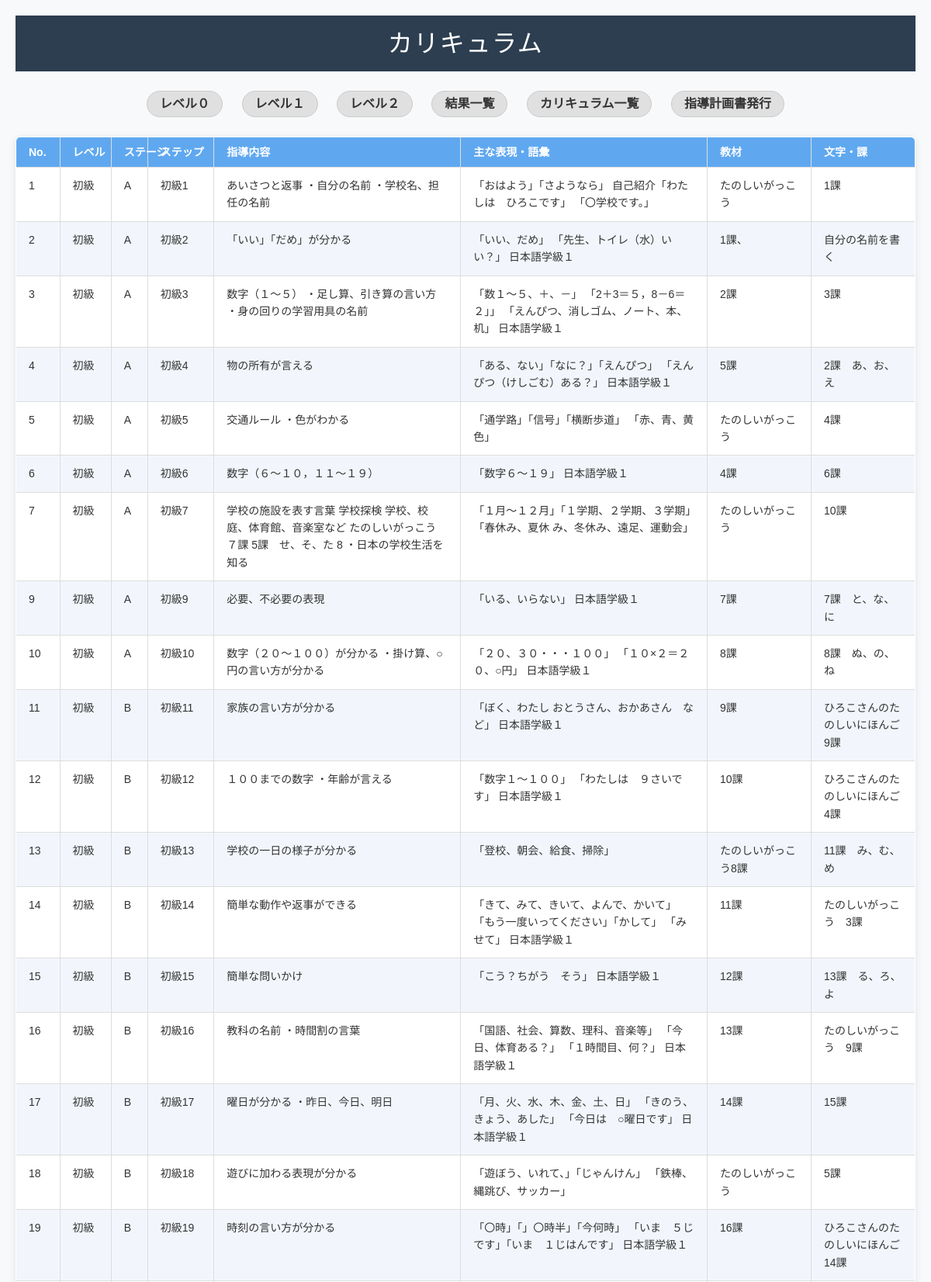
The page /curriculum.php (upper part) on the database its author committed.
### tables this page shows
CREATE TABLE `curriculum` (
  `id` int(11) NOT NULL,
  `no` int(11) DEFAULT NULL,
  `level_main` varchar(16) DEFAULT NULL,
  `level_middle` varchar(16) DEFAULT NULL,
  `level_sub` varchar(16) DEFAULT NULL,
  `instruction` text DEFAULT NULL,
  `details` text DEFAULT NULL,
  `textbook` text DEFAULT NULL,
  `characters` text DEFAULT NULL,
  `test_compare` text DEFAULT NULL
);

### curriculum.php (the view, shortened to what this page needs)
<?php
$pdo = db_conn();
$sql = "SELECT no, level_main, level_middle, level_sub, instruction, details, textbook, characters FROM curriculum ORDER BY no ASC";
$stmt = $pdo->prepare($sql);
$stmt->execute();
$rows = $stmt->fetchAll(PDO::FETCH_ASSOC);
?>
<!DOCTYPE html>
<html lang="ja">
<head>
  <link rel="stylesheet" href="css/reset.css" />
  <link rel="stylesheet" href="css/curriculum.css" />
</head>
<body>
  <header style="background-color:#2c3e50; padding:20px; text-align:center;">
    <h1 style="color:white; font-size:2rem; margin:0;">カリキュラム</h1>
  </header>
  <nav class="nav-bar">
    <a href="index.php">レベル０</a>
    <a href="level1.php">レベル１</a>
    <a href="level2.php">レベル２</a>
    <a href="score.php">結果一覧</a>
    <a href="curriculum.php">カリキュラム一覧</a>
    <a href="plan.php">指導計画書発行</a>
  </nav>
  <table>
    <thead>
      <tr>
        <th>No.</th>
        <th>レベル</th>
        <th>ステージ</th>
        <th>ステップ</th>
        <th>指導内容</th>
        <th>主な表現・語彙</th>
        <th>教材</th>
        <th>文字・課</th>
      </tr>
    </thead>
    <tbody>
      <?php foreach ($rows as $row): ?>
        <tr>
          <td><?= htmlspecialchars($row['no']) ?></td>
          <td><?= htmlspecialchars($row['level_main']) ?></td>
          <td><?= htmlspecialchars($row['level_middle']) ?></td>
          <td><?= htmlspecialchars($row['level_sub']) ?></td>
          <td><?= nl2br(htmlspecialchars($row['instruction'])) ?></td>
          <td><?= nl2br(htmlspecialchars($row['details'])) ?></td>
          <td><?= htmlspecialchars($row['textbook']) ?></td>
          <td><?= htmlspecialchars($row['characters']) ?></td>
        </tr>
      <?php endforeach; ?>
    </tbody>
  </table>
</body>
</html>

### css/curriculum.css (style rules this page uses)
body { font-family: "Hiragino Kaku Gothic ProN", Meiryo, sans-serif; background-color: #f8f9fa; margin: 0; padding: 20px; color: #333; }
h1 { font-size: 24px; margin-bottom: 20px; color: #2c3e50; text-align: center; letter-spacing: 0.05em; }
.nav-bar { text-align: center; margin: 20px auto; }
.nav-bar a { display: inline-block; margin: 5px 10px; padding: 8px 16px; background-color: #e0e0e0; color: #333; text-decoration: none; font-weight: bold; border-radius: 20px; border: 1px solid #ccc; transition: background-color 0.2s, color 0.2s; }
table { border-collapse: collapse; width: 100%; background-color: white; box-shadow: 0 2px 10px rgba(0,0,0,0.1); border-radius: 6px; overflow: hidden; table-layout: fixed; border: 1px solid #ddd; }
th, td { padding: 12px 16px; text-align: left; font-size: 14px; vertical-align: top; word-wrap: break-word; border-right: 1px solid #ddd; }
th:last-child, td:last-child { border-right: none; }
th { background-color: #5fa8f0; color: white; font-weight: bold; white-space: nowrap; border-bottom: 1px solid #ddd }
th:nth-child(1), td:nth-child(1) { width: 3%; }
th:nth-child(2), td:nth-child(2) { width: 4%; }
th:nth-child(3), td:nth-child(3) { width: 2%; }
th:nth-child(4), td:nth-child(4) { width: 6%; }
th:nth-child(5), td:nth-child(5), th:nth-child(6), td:nth-child(6) { width: 30%; }
th:nth-child(7), td:nth-child(7), th:nth-child(8), td:nth-child(8) { width: 11%; }
tr:nth-child(even) { background-color: #f2f6fc; }
td { line-height: 1.6; border-bottom: 1px solid #ddd; }

### rows shown on the page
curriculum: no "1", level_main "初級", level_middle "A", level_sub "初級1", instruction "あいさつと返事 ・自分の名前 ・学校名、担任の名前", details "「おはよう」「さようなら」 自己紹介「わたしは ひろこです」 「〇学校です。」", textbook "たのしいがっこう", characters "1課"
curriculum: no "2", level_main "初級", level_middle "A", level_sub "初級2", instruction "「いい」「だめ」が分かる", details "「いい、だめ」 「先生、トイレ（水）いい？」 日本語学級１", textbook "1課、", characters "自分の名前を書く"
curriculum: no "3", level_main "初級", level_middle "A", level_sub "初級3", instruction "数字（１～５） ・足し算、引き算の言い方 ・身の回りの学習用具の名前", details "「数１～５、＋、－」 「2＋3＝５，8－6＝２」」 「えんぴつ、消しゴム、ノート、本、机」 日本語学級１", textbook "2課", characters "3課"
curriculum: no "4", level_main "初級", level_middle "A", level_sub "初級4", instruction "物の所有が言える", details "「ある、ない」「なに？」「えんぴつ」 「えんぴつ（けしごむ）ある？」 日本語学級１", textbook "5課", characters "2課 あ、お、え"
curriculum: no "5", level_main "初級", level_middle "A", level_sub "初級5", instruction "交通ルール ・色がわかる", details "「通学路」「信号」「横断歩道」 「赤、青、黄色」", textbook "たのしいがっこう", characters "4課"
curriculum: no "6", level_main "初級", level_middle "A", level_sub "初級6", instruction "数字（６～１０，１１～１９）", details "「数字６～１９」 日本語学級１", textbook "4課", characters "6課"
curriculum: no "7", level_main "初級", level_middle "A", level_sub "初級7", instruction "学校の施設を表す言葉 学校探検 学校、校庭、体育館、音楽室など たのしいがっこう ７課 5課 せ、そ、た 8 ・日本の学校生活を知る", details "「１月～１２月」「１学期、２学期、３学期」「春休み、夏休 み、冬休み、遠足、運動会」", textbook "たのしいがっこう", characters "10課"
curriculum: no "9", level_main "初級", level_middle "A", level_sub "初級9", instruction "必要、不必要の表現", details "「いる、いらない」 日本語学級１", textbook "7課", characters "7課 と、な、に"
curriculum: no "10", level_main "初級", level_middle "A", level_sub "初級10", instruction "数字（２０～１００）が分かる ・掛け算、○円の言い方が分かる", details "「２０、３０・・・１００」 「１０×２＝２０、○円」 日本語学級１", textbook "8課", characters "8課 ぬ、の、ね"
curriculum: no "11", level_main "初級", level_middle "B", level_sub "初級11", instruction "家族の言い方が分かる", details "「ぼく、わたし おとうさん、おかあさん など」 日本語学級１", textbook "9課", characters "ひろこさんのたのしいにほんご9課"
curriculum: no "12", level_main "初級", level_middle "B", level_sub "初級12", instruction "１００までの数字 ・年齢が言える", details "「数字１～１００」 「わたしは ９さいです」 日本語学級１", textbook "10課", characters "ひろこさんのたのしいにほんご4課"
curriculum: no "13", level_main "初級", level_middle "B", level_sub "初級13", instruction "学校の一日の様子が分かる", details "「登校、朝会、給食、掃除」", textbook "たのしいがっこう8課", characters "11課 み、む、め"
curriculum: no "14", level_main "初級", level_middle "B", level_sub "初級14", instruction "簡単な動作や返事ができる", details "「きて、みて、きいて、よんで、かいて」 「もう一度いってください」「かして」 「みせて」 日本語学級１", textbook "11課", characters "たのしいがっこう 3課"
curriculum: no "15", level_main "初級", level_middle "B", level_sub "初級15", instruction "簡単な問いかけ", details "「こう？ちがう そう」 日本語学級１", textbook "12課", characters "13課 る、ろ、よ"
curriculum: no "16", level_main "初級", level_middle "B", level_sub "初級16", instruction "教科の名前 ・時間割の言葉", details "「国語、社会、算数、理科、音楽等」 「今日、体育ある？」 「１時間目、何？」 日本語学級１", textbook "13課", characters "たのしいがっこう 9課"
curriculum: no "17", level_main "初級", level_middle "B", level_sub "初級17", instruction "曜日が分かる ・昨日、今日、明日", details "「月、火、水、木、金、土、日」 「きのう、きょう、あした」 「今日は ○曜日です」 日本語学級１", textbook "14課", characters "15課"
curriculum: no "18", level_main "初級", level_middle "B", level_sub "初級18", instruction "遊びに加わる表現が分かる", details "「遊ぼう、いれて、」「じゃんけん」 「鉄棒、縄跳び、サッカー」", textbook "たのしいがっこう", characters "5課"
curriculum: no "19", level_main "初級", level_middle "B", level_sub "初級19", instruction "時刻の言い方が分かる", details "「〇時」「」〇時半」「今何時」 「いま ５じです」「いま １じはんです」 日本語学級１", textbook "16課", characters "ひろこさんのたのしいにほんご14課"
